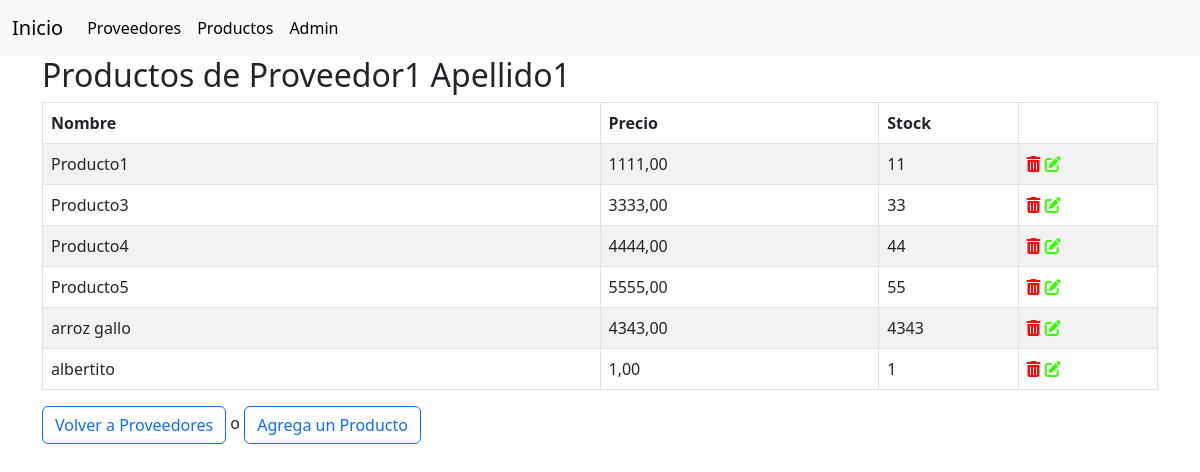
Page /productos/proveedor/23 on the committed database.
### compra/models.py (models this page shows, shortened)
class Proveedor(models.Model):
    nombre = models.CharField(max_length=50)
    apellido = models.CharField(max_length=50)
    dni = models.IntegerField(unique=True)
    fecha_registro = models.DateTimeField(auto_now_add=True)
    fecha_modificacion = models.DateTimeField(auto_now_add=True)
    def __str__(self):
        return self.nombre_completo()
    def nombre_completo(self):
        return f'{self.nombre} {self.apellido}'

class Producto(models.Model):
    proveedor = models.ForeignKey(Proveedor, on_delete=models.PROTECT)
    nombre = models.CharField(max_length=100)
    precio = models.DecimalField(max_digits=10, decimal_places=2)
    stock_actual = models.IntegerField()
    class Meta:
        unique_together = ('proveedor', 'nombre')

### compra/views.py (the view)
# urls.py: path('productos/proveedor/<int:proveedor_id>', views.productos_proveedor, name="productos-proveedor"),
def productos_proveedor(request, proveedor_id):
    proveedor = Proveedor.objects.get(id=proveedor_id)
    productos = Producto.objects.filter(proveedor=proveedor)
    return render(request, 'productos_proveedor.html', {
        'productos': productos,
        'proveedor': proveedor,
    })

### compra/templates/productos_proveedor.html (shortened to what this page needs)
{% extends 'base.html' %}
{% block 'content' %}
<table class="table table-striped table-bordered table-responsive table-hover">
    <h2>Productos de {{ proveedor }}</h2>
    <thead>
        <tr>
            <th>Nombre</th>
            <th>Precio</th>
            <th>Stock</th>
            <th></th>
        </tr>
    </thead>
    <tbody>
    {% for p in productos %}
        <tr>
            <td class="col-4">{{ p.nombre }}</td>
            <td class="col-2">{{ p.precio }}</td>
            <td class="col-1">{{ p.stock_actual }}</td>
            <td class="col-1">
                <a title ="Eliminar" href="{% url 'producto-proveedor-delete' proveedor.id p.id %}" onclick="return confirm('¿Esta seguro que quiere eliminar el Producto?')"><i class="fa-solid fa-trash-can" style="color: #fd0808;"></i></a>
                <a title ="Modificar" href="{% url 'producto-proveedor-update' proveedor.id p.id %}"><i class="fa-solid fa-pen-to-square" style="color: #37ff00;"></i></a>
            </td>
        </tr>
    {% endfor %}
    </tbody>
</table>
<p>
    <a href="{% url 'proveedores' %}" class="btn btn-outline-primary"> Volver a Proveedores </a>
    o
    <a href="{% url 'producto-proveedor-create' proveedor.id %}" class="btn btn-outline-primary"> Agrega un Producto </a>
</p>
{% endblock %}

### rows in the picture
Proveedor: nombre+apellido "Proveedor1 Apellido1"
Producto: nombre "Producto1", precio "1111,00", stock_actual "11"
Producto: nombre "Producto3", precio "3333,00", stock_actual "33"
Producto: nombre "Producto4", precio "4444,00", stock_actual "44"
Producto: nombre "Producto5", precio "5555,00", stock_actual "55"
Producto: nombre "arroz gallo", precio "4343,00", stock_actual "4343"
Producto: nombre "albertito", precio "1,00", stock_actual "1"
